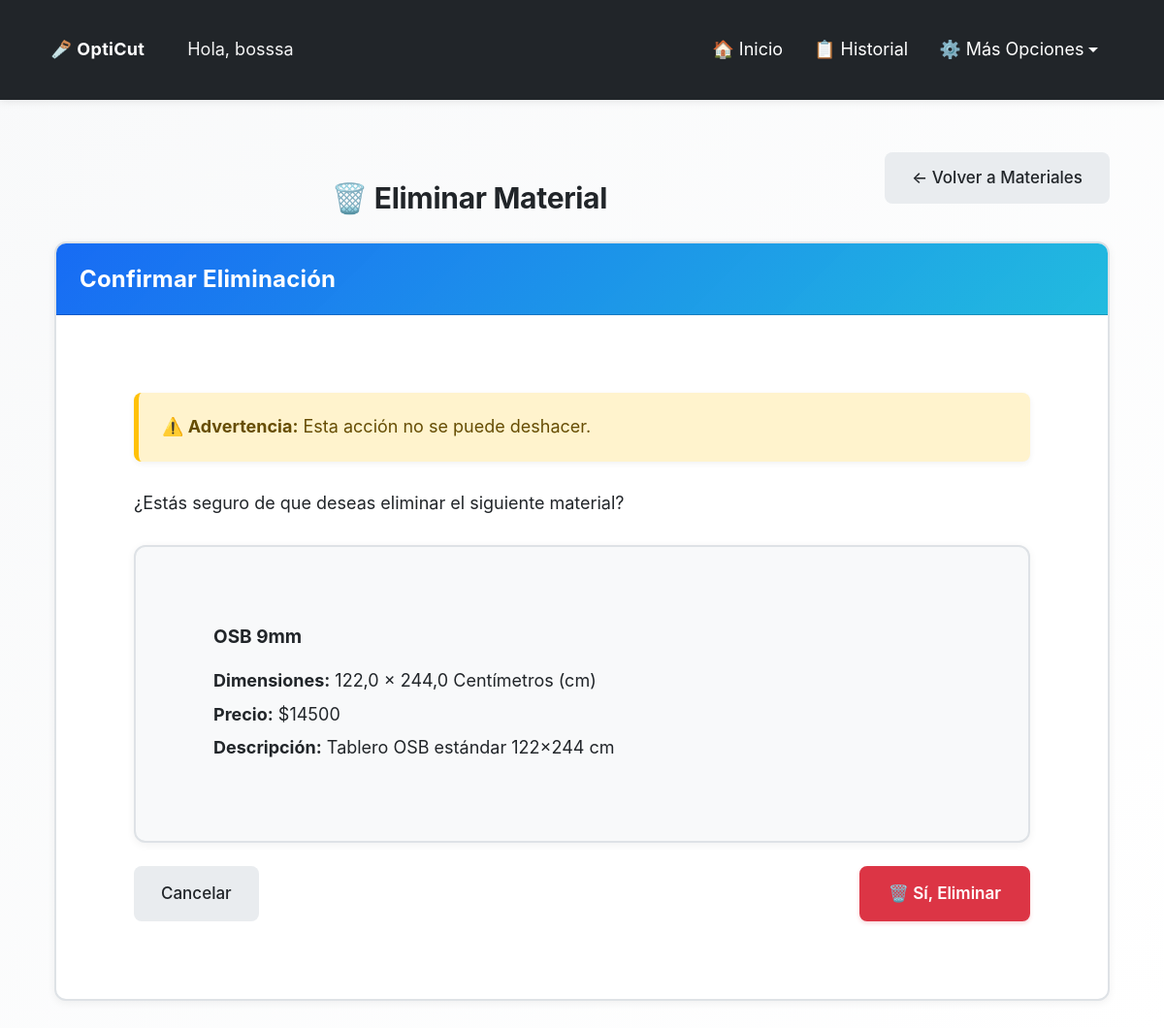
Screenshot of /opticut/materiales/eliminar/2/ (signed in) with the database file from the repository.
### opticut/models.py (models this page shows, shortened)
class Material(models.Model):
    UNIDADES_CHOICES = [
        ('cm', 'Centímetros (cm)'),
        ('m', 'Metros (m)'),
        ('in', 'Pulgadas (in)'),
        ('ft', 'Pies (ft)'),
    ]
    usuario = models.ForeignKey(
        User,
        on_delete=models.CASCADE,
        null=True,
        blank=True,
        help_text="Usuario propietario. Null para materiales predefinidos del sistema."
    )
    nombre = models.CharField(max_length=100, help_text="Nombre del material (ej: MDF 18mm, Contrachapado)")
    ancho = models.FloatField(help_text="Ancho del tablero en cm")
    alto = models.FloatField(help_text="Alto del tablero en cm")
    unidad_medida = models.CharField(
        max_length=2,
        choices=UNIDADES_CHOICES,
        default='cm',
        help_text="Unidad de medida para mostrar"
    )
    precio = models.DecimalField(
        max_digits=10,
        decimal_places=2,
        null=True,
        blank=True,
        help_text="Precio por tablero (opcional)"
    )
    es_predefinido = models.BooleanField(
        default=False,
        help_text="Si es True, es un material del sistema (no se puede eliminar)"
    )
    descripcion = models.TextField(blank=True, help_text="Descripción adicional del material")
    fecha_creacion = models.DateTimeField(auto_now_add=True)
    fecha_actualizacion = models.DateTimeField(auto_now=True)
    class Meta:
        verbose_name = "Material"
        verbose_name_plural = "Materiales"
        ordering = ['-es_predefinido', 'nombre']

### opticut/views.py (the view, shortened to what this page needs)
# urls.py: path('materiales/eliminar/<int:pk>/', views.eliminar_material, name='eliminar_material'),
@login_required
def eliminar_material(request, pk):
    material = get_object_or_404(
        Material,
        Q(pk=pk, usuario=request.user) | Q(pk=pk, es_predefinido=True)
    )
    optimizaciones_usando = Optimizacion.objects.filter(material=material).count()
    if optimizaciones_usando > 0:
        messages.warning(
            request,
            f'⚠️ No se puede eliminar el material "{material.nombre}" porque está siendo usado en {optimizaciones_usando} optimización(es).'
        )
        return redirect('opticut:lista_materiales')
    return render(request, 'opticut/eliminar_material.html', {
        'material': material,
    })

### opticut/context_processors.py (called while the page is built)
def tutorial_context(request):
    if request.user.is_authenticated:
        tiene_optimizaciones = Optimizacion.objects.filter(usuario=request.user).exists()
        return {
            'tiene_optimizaciones': tiene_optimizaciones
        }
    return {
        'tiene_optimizaciones': False
    }

### usuarios/models.py (called while the page is built)
    def get_timeout_segundos_str(self):
        if self.timeout_sesion is None:
            return '1800'  # 30 minutos por defecto
        if self.timeout_sesion == 0:
            return '0'  # Desactivado
        return str(self.timeout_sesion * 60)

### opticut/templates/opticut/eliminar_material.html (shortened to what this page needs)
{% extends 'opticut/base.html' %}
{% load static %}
{% block extra_css %}
<link rel="stylesheet" href="{% static 'opticut/css/index.css' %}">
{% endblock %}
{% block content %}
<div class="container mt-4">
  <div class="d-flex justify-content-between align-items-center mb-4">
    <h2 class="text-center mb-0 flex-grow-1">🗑️ Eliminar Material</h2>
    <a href="{% url 'opticut:lista_materiales' %}" class="btn btn-secondary">
      ← Volver a Materiales
    </a>
  </div>
  <div class="card fade-in">
    <div class="card-header bg-danger text-white">
      <h4 class="mb-0">Confirmar Eliminación</h4>
    </div>
    <div class="card-body">
      <div class="alert alert-warning">
        <strong>⚠️ Advertencia:</strong> Esta acción no se puede deshacer.
      </div>
      <p>¿Estás seguro de que deseas eliminar el siguiente material?</p>
      <div class="card bg-light mb-3">
        <div class="card-body">
          <h5>{{ material.nombre }}</h5>
          <p class="mb-1"><strong>Dimensiones:</strong> {{ material.ancho }} × {{ material.alto }} {{ material.get_unidad_medida_display }}</p>
          {% if material.precio %}
            <p class="mb-1"><strong>Precio:</strong> ${{ material.precio|floatformat:0 }}</p>
          {% endif %}
          {% if material.descripcion %}
            <p class="mb-0"><strong>Descripción:</strong> {{ material.descripcion }}</p>
          {% endif %}
        </div>
      </div>
      <form method="post" data-tipo="material">
        <div class="d-flex justify-content-between">
          <a href="{% url 'opticut:lista_materiales' %}" class="btn btn-secondary">Cancelar</a>
          <button type="submit" class="btn btn-danger" data-tipo="material">🗑️ Sí, Eliminar</button>
        </div>
      </form>
    </div>
  </div>
</div>
{% endblock %}

### opticut/templates/opticut/base.html (shortened to what this page needs)
{% load static %}
<!DOCTYPE html>
<html lang="es" data-theme="light">
<head>
    <link href="https://cdn.jsdelivr.net/npm/bootstrap@5.3.0/dist/css/bootstrap.min.css" rel="stylesheet">
    <link rel="stylesheet" href="https://cdn.jsdelivr.net/npm/intro.js@7.2.0/minified/introjs.min.css">
    <link rel="stylesheet" href="{% static 'opticut/css/main.css' %}">
    <link rel="stylesheet" href="{% static 'opticut/css/accessibility.css' %}">
    {% block extra_css %}{% endblock %}
</head>
<body {% if user.is_authenticated and user.perfil %}data-session-timeout="{{ user.perfil.get_timeout_segundos_str }}" data-perfil-theme="{% if user.perfil.tema_preferido != 'auto' %}{{ user.perfil.tema_preferido }}{% else %}auto{% endif %}" data-font-size="{{ user.perfil.tamanio_fuente }}" data-perfil-unidad="{{ user.perfil.unidad_medida_predeterminada }}" data-perfil-algoritmo="{{ user.perfil.algoritmo_predeterminado }}" data-perfil-rotacion="{{ user.perfil.rotacion_automatica_predeterminada|yesno:'1,0' }}"{% endif %}>
    <nav class="navbar navbar-expand-lg navbar-custom">
        <div class="container-fluid">
            <div class="d-flex align-items-center">
                <a class="navbar-brand me-3" href="{% url 'opticut:index' %}">
                    🪚 OptiCut
                </a>
                {% if user.is_authenticated %}
                    <span class="navbar-greeting">Hola, {{ user.username }}</span>
                {% endif %}
            </div>
            <div class="collapse navbar-collapse" id="navbarNav">
                <div class="navbar-nav ms-auto d-flex align-items-center">
                    {% if user.is_authenticated %}
                        {% if user.is_superuser or user.perfil and user.perfil.rol == 'admin' %}
                            <a class="nav-link" href="{% url 'opticut:index' %}" title="Ir a la página principal del optimizador">🏠 Inicio</a>
                            <a class="nav-link" href="{% url 'usuarios:admin_dashboard' %}" title="Ir al panel de administración de usuarios">🛡️ Admin Dashboard</a>
                        {% else %}
                            <a class="nav-link" href="{% url 'opticut:index' %}" title="Ir a la página principal del optimizador">🏠 Inicio</a>
                            <a class="nav-link" href="{% url 'opticut:historial' %}" title="Ver historial de optimizaciones">📋 Historial</a>
                        {% endif %}
                        <div class="dropdown">
                            <a class="nav-link dropdown-toggle" href="#" id="navbarDropdown" role="button" data-bs-toggle="dropdown" aria-expanded="false">
                                ⚙️ Más Opciones
                            </a>
                        </div>
                    {% else %}
                        {% block show_auth_buttons %}
                        <a href="{% url 'usuarios:login' %}" class="btn btn-outline-primary btn-sm me-2">🔑 Iniciar sesión</a>
                        <a href="{% url 'usuarios:registro' %}" class="btn btn-outline-success btn-sm">📝 Registrarse</a>
                        {% endblock %}
                    {% endif %}
                </div>
            </div>
        </div>
    </nav>
    <div class="container">
        {% block content %}
        {% endblock %}
    </div>
</body>
</html>

### opticut/static/opticut/css/accessibility.css (style rules this page uses)
* { -webkit-tap-highlight-color: rgba(13, 110, 253, 0.2); }
button, input[type="submit"], input[type="button"], input[type="checkbox"], input[type="radio"] { min-height: 44px; min-width: 44px; }
a.btn { min-height: 44px; display: inline-flex; align-items: center; justify-content: center; }
a:not(.btn) { text-decoration: none; color: var(--accent-primary); font-weight: var(--font-weight-medium); }
::placeholder { color: #6c757d; opacity: 0.8; font-size: var(--font-size-base); }
.navbar-brand, .nav-link, .dropdown-item { font-size: var(--font-size-base) !important; }
.form-group, .mb-3, .mb-4 { margin-bottom: 1.5rem !important; }
h1, h2, h3, h4, h5, h6 { font-weight: var(--font-weight-bold); line-height: 1.4; margin-bottom: 1rem; }
h2 { font-size: var(--font-size-2xl); }
h4 { font-size: var(--font-size-lg); }
.alert { font-size: var(--font-size-base); padding: 1.25rem 1.5rem; border-left-width: 5px; }
.card { border-width: 2px; }
.card-header { font-size: var(--font-size-lg); padding: 1.25rem 1.5rem; }
.card, .form-control, .form-select, .btn { border-width: 2px; }

### opticut/static/opticut/css/index.css (style rules this page uses)
.card-header h4 { font-size: var(--font-size-xl) !important; font-weight: var(--font-weight-bold) !important; }

### rows the page displays
Material: nombre "OSB 9mm", ancho "122,0", alto "244,0", unidad_medida "Centímetros (cm)", precio "14500", descripcion "Tablero OSB estándar 122×244 cm"

### other values shown
{{ user.username }} "bosssa"
